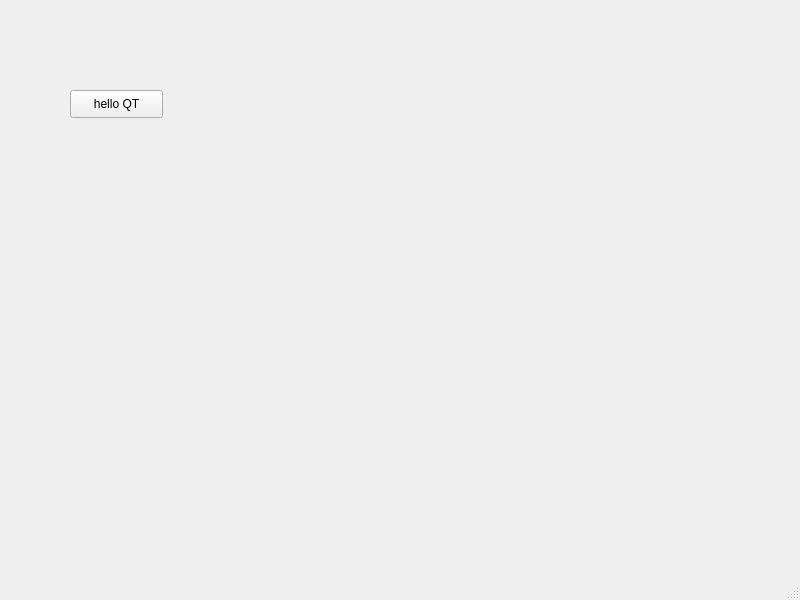
<?xml version="1.0" encoding="UTF-8"?>
<ui version="4.0">
 <class>MainWindow</class>
 <widget class="QMainWindow" name="MainWindow">
  <property name="geometry">
   <rect>
    <x>0</x>
    <y>0</y>
    <width>800</width>
    <height>600</height>
   </rect>
  </property>
  <property name="windowTitle">
   <string>MainWindow</string>
  </property>
  <widget class="QWidget" name="centralwidget">
   <widget class="QPushButton" name="helloQT">
    <property name="geometry">
     <rect>
      <x>70</x>
      <y>90</y>
      <width>93</width>
      <height>28</height>
     </rect>
    </property>
    <property name="text">
     <string>hello QT</string>
    </property>
   </widget>
  </widget>
  <widget class="QMenuBar" name="menubar">
   <property name="geometry">
    <rect>
     <x>0</x>
     <y>0</y>
     <width>800</width>
     <height>26</height>
    </rect>
   </property>
  </widget>
  <widget class="QStatusBar" name="statusbar"/>
 </widget>
 <resources/>
 <connections/>
</ui>
